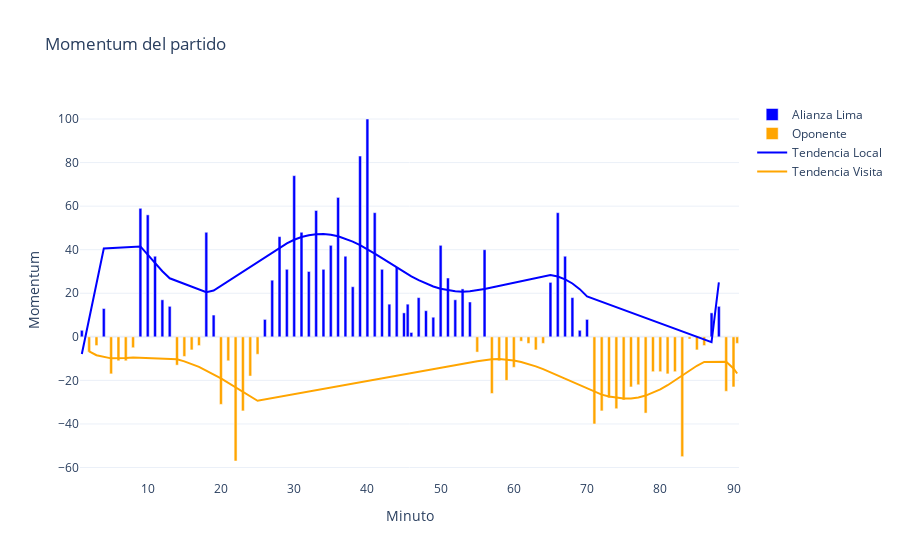
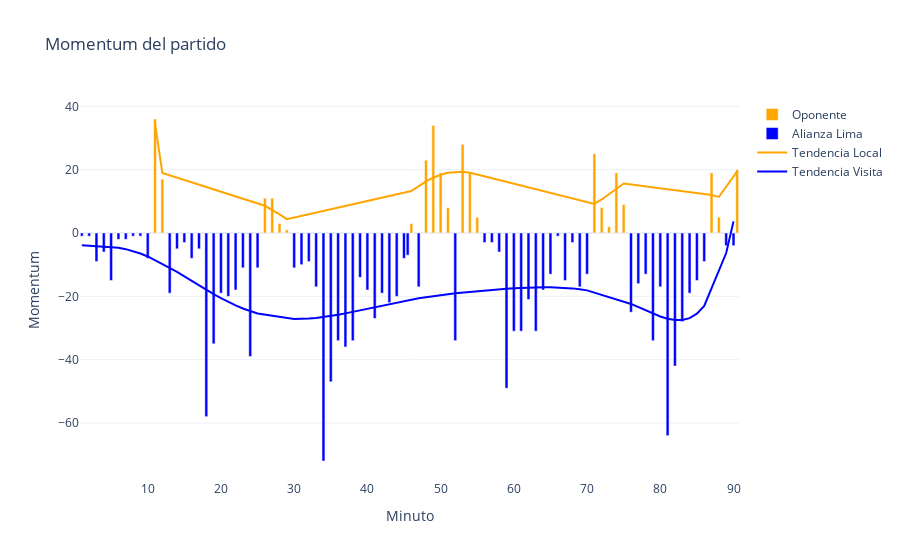
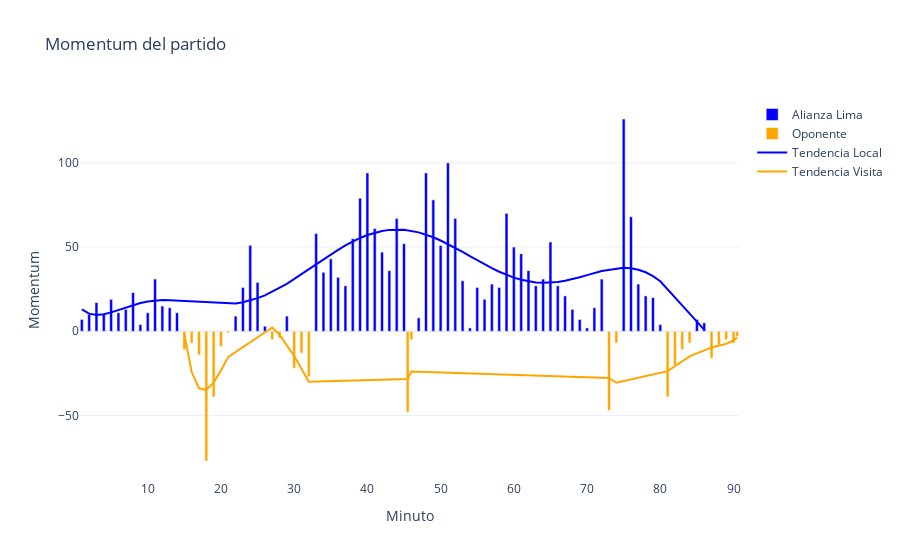
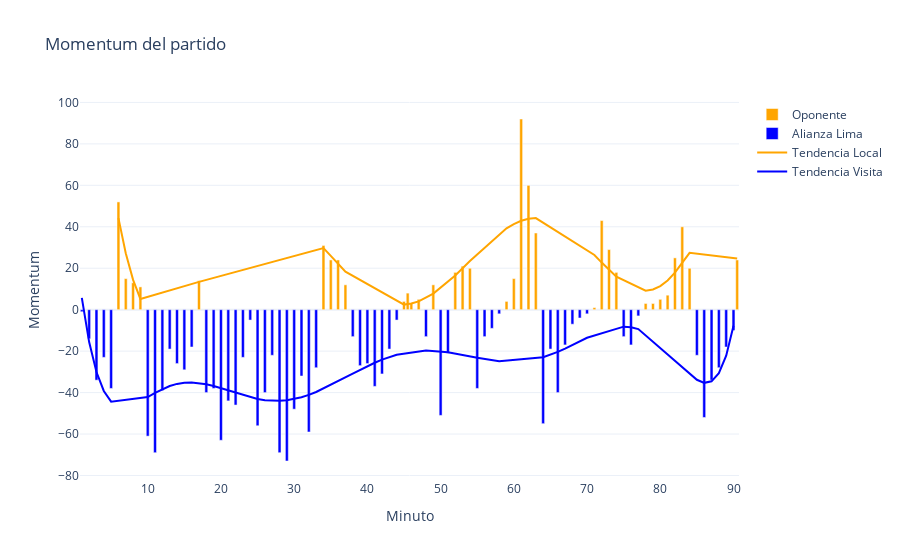

These figures' notebook cell, in order:
### Markdown cell above
### Exportar los datos de cada jornada de la Liga 1 para Alianza Lima
Se obtienen para cada jornada:
- Datos generales del equipo de Alianza Lima.
- Datos generales del equipo oponente.
- Datos individuales por jugador de Alianza Lima.
- Datos individuales por oponente.
- Posición Promedio de jugadores de Alianza Lima.
- Posición Promedio de oponentes.

### Code cell
# Uso de la función
directorio = r'C:\Users\Alvaro\Proyectos\Proyecto Gronestats\GroneStats\Archivos para el tablero final\\'
exportar_datos_jornada_a_csv(nombres_jornadas, URLs_jornadas, directorio)

### Figure 1 — Plotly figure (JSON) as saved in the notebook; plotly's stock layout.template omitted (floating-point values rounded to 4 significant figures)
{"data": [{"marker": {"color": "blue"}, "name": "Alianza Lima", "type": "bar", "x": [1, 4, 9, 10, 11, 12, 13, 18, 19, 26, 27, 28, 29, 30, 31, 32, 33, 34, 35, 36, 37, 38, 39, 40, 41, 42, 43, 44, 45, 45.5, 46, 47, 48, 49, 50, 51, 52, 53, 54, 56, 65, 66, 67, 68, 69, 70, 87, 88], "y": [3, 13, 59, 56, 37, 17, 14, 48, 10, 8, 26, 46, 31, 74, 48, 30, 58, 31, 42, 64, 37, 23, 83, 100, 57, 31, 15, 32, 11, 15, 2, 18, 12, 9, 42, 27, 17, 22, 16, 40, 25, 57, 37, 18, 3, 8, 11, 14]}, {"marker": {"color": "orange"}, "name": "Oponente", "type": "bar", "x": [2, 3, 5, 6, 7, 8, 14, 15, 16, 17, 20, 21, 22, 23, 24, 25, 55, 57, 58, 59, 60, 61, 62, 63, 64, 71, 72, 73, 74, 75, 76, 77, 78, 79, 80, 81, 82, 83, 84, 85, 86, 89, 90, 90.5], "y": [-7, -4, -17, -11, -11, -5, -13, -9, -6, -4, -31, -11, -57, -34, -18, -8, -7, -26, -11, -20, -14, -2, -3, -6, -3, -40, -34, -28, -33, -29, -23, -22, -35, -16, -16, -17, -16, -55, -1, -6, -4, -25, -23, -3]}, {"line": {"color": "blue", "width": 2}, "mode": "lines", "name": "Tendencia Local", "type": "scatter", "x": [1, 4, 9, 10, 11, 12, 13, 18, 19, 26, 27, 28, 29, 30, 31, 32, 33, 34, 35, 36, 37, 38, 39, 40, 41, 42, 43, 44, 45, 45.5, 46, 47, 48, 49, 50, 51, 52, 53, 54, 56, 65, 66, 67, 68, 69, 70, 87, 88], "y": [-7.908, 40.56, 41.5, 37.71, 33.81, 30.12, 26.87, 20.5, 21.25, 36.41, 38.81, 41.01, 42.94, 44.55, 45.81, 46.67, 47.13, 47.19, 46.86, 46.15, 45.09, 43.72, 42.09, 40.24, 38.23, 36.12, 33.97, 31.82, 29.75, 28.75, 27.8, 26.01, 24.45, 23.13, 22.08, 21.34, 20.89, 20.75, 20.9, 21.97, 28.35, 27.67, 26.4, 24.5, 21.88, 18.54, -2.436, 25.05]}, {"line": {"color": "orange", "width": 2}, "mode": "lines", "name": "Tendencia Visita", "type": "scatter", "x": [2, 3, 5, 6, 7, 8, 14, 15, 16, 17, 20, 21, 22, 23, 24, 25, 55, 57, 58, 59, 60, 61, 62, 63, 64, 71, 72, 73, 74, 75, 76, 77, 78, 79, 80, 81, 82, 83, 84, 85, 86, 89, 90, 90.5], "y": [-6.66, -8.456, -9.88, -9.921, -9.736, -9.457, -10.32, -11.25, -12.42, -13.82, -19.09, -21.1, -23.17, -25.26, -27.33, -29.34, -11.18, -10.27, -10.2, -10.39, -10.84, -11.52, -12.44, -13.55, -14.84, -25.38, -26.52, -27.43, -28.05, -28.34, -28.27, -27.81, -26.96, -25.73, -24.13, -22.21, -20.04, -17.74, -15.42, -13.27, -11.5, -11.47, -14.49, -16.84]}], "layout": {"barmode": "relative", "title": {"text": "Momentum del partido"}, "xaxis": {"title": {"text": "Minuto"}}, "yaxis": {"title": {"text": "Momentum"}}}}

### Figure 2 — Plotly figure (JSON) as saved in the notebook; plotly's stock layout.template omitted (floating-point values rounded to 4 significant figures)
{"data": [{"marker": {"color": "orange"}, "name": "Oponente", "type": "bar", "x": [11, 12, 26, 27, 28, 29, 46, 48, 49, 50, 51, 53, 54, 55, 71, 72, 73, 74, 75, 87, 88, 90.5], "y": [36, 17, 11, 11, 3, 1, 3, 23, 34, 19, 8, 28, 19, 5, 25, 8, 2, 19, 9, 19, 5, 20]}, {"marker": {"color": "blue"}, "name": "Alianza Lima", "type": "bar", "x": [1, 2, 3, 4, 5, 6, 7, 8, 9, 10, 13, 14, 15, 16, 17, 18, 19, 20, 21, 22, 23, 24, 25, 30, 31, 32, 33, 34, 35, 36, 37, 38, 39, 40, 41, 42, 43, 44, 45, 45.5, 47, 52, 56, 57, 58, 59, 60, 61, 62, 63, 64, 65, 66, 67, 68, 69, 70, 76, 77, 78, 79, 80, 81, 82, 83, 84, 85, 86, 89, 90], "y": [-1, -1, -9, -6, -15, -2, -2, -1, -1, -8, -19, -5, -3, -8, -5, -58, -35, -19, -20, -18, -11, -39, -11, -11, -10, -9, -17, -72, -47, -34, -36, -34, -14, -18, -27, -19, -22, -20, -8, -7, -17, -34, -3, -3, -6, -49, -31, -31, -21, -31, -18, -13, -1, -15, -3, -17, -13, -25, -16, -13, -34, -17, -64, -42, -28, -19, -15, -9, -4, -4]}, {"line": {"color": "orange", "width": 2}, "mode": "lines", "name": "Tendencia Local", "type": "scatter", "x": [11, 12, 26, 27, 28, 29, 46, 48, 49, 50, 51, 53, 54, 55, 71, 72, 73, 74, 75, 87, 88, 90.5], "y": [34.47, 18.93, 8.592, 7.32, 5.878, 4.37, 13.23, 16.27, 17.46, 18.38, 19.0, 19.32, 19.02, 18.44, 9.195, 10.59, 12.18, 13.89, 15.63, 11.98, 11.38, 19.48]}, {"line": {"color": "blue", "width": 2}, "mode": "lines", "name": "Tendencia Visita", "type": "scatter", "x": [1, 2, 3, 4, 5, 6, 7, 8, 9, 10, 13, 14, 15, 16, 17, 18, 19, 20, 21, 22, 23, 24, 25, 30, 31, 32, 33, 34, 35, 36, 37, 38, 39, 40, 41, 42, 43, 44, 45, 45.5, 47, 52, 56, 57, 58, 59, 60, 61, 62, 63, 64, 65, 66, 67, 68, 69, 70, 76, 77, 78, 79, 80, 81, 82, 83, 84, 85, 86, 89, 90], "y": [-3.836, -3.995, -4.081, -4.181, -4.358, -4.657, -5.104, -5.712, -6.483, -7.409, -10.95, -12.31, -13.72, -15.15, -16.57, -17.97, -19.31, -20.59, -21.77, -22.86, -23.83, -24.69, -25.41, -27.14, -27.13, -27.02, -26.83, -26.55, -26.21, -25.82, -25.38, -24.91, -24.41, -23.91, -23.4, -22.89, -22.4, -21.92, -21.46, -21.24, -20.62, -19.0, -18.11, -17.92, -17.75, -17.6, -17.46, -17.34, -17.24, -17.16, -17.13, -17.13, -17.19, -17.3, -17.49, -17.76, -18.11, -22.4, -23.41, -24.45, -25.45, -26.35, -27.07, -27.49, -27.49, -26.88, -25.48, -23.03, -6.328, 3.677]}], "layout": {"barmode": "relative", "title": {"text": "Momentum del partido"}, "xaxis": {"title": {"text": "Minuto"}}, "yaxis": {"title": {"text": "Momentum"}}}}

### Figure 3 — Plotly figure (JSON) as saved in the notebook; plotly's stock layout.template omitted (floating-point values rounded to 4 significant figures)
{"data": [{"marker": {"color": "blue"}, "name": "Alianza Lima", "type": "bar", "x": [1, 2, 3, 4, 5, 6, 7, 8, 9, 10, 11, 12, 13, 14, 22, 23, 24, 25, 26, 29, 33, 34, 35, 36, 37, 38, 39, 40, 41, 42, 43, 44, 45, 47, 48, 49, 50, 51, 52, 53, 54, 55, 56, 57, 58, 59, 60, 61, 62, 63, 64, 65, 66, 67, 68, 69, 70, 71, 72, 75, 76, 77, 78, 79, 80, 85, 86], "y": [7, 10, 17, 10, 19, 11, 13, 23, 4, 11, 31, 15, 14, 11, 9, 26, 51, 29, 3, 9, 58, 35, 43, 32, 27, 55, 79, 94, 61, 47, 36, 67, 52, 8, 94, 78, 51, 100, 67, 30, 2, 26, 19, 28, 26, 70, 50, 46, 36, 27, 31, 53, 27, 21, 13, 7, 2, 14, 31, 126, 68, 28, 21, 20, 4, 7, 5]}, {"marker": {"color": "orange"}, "name": "Oponente", "type": "bar", "x": [15, 16, 17, 18, 19, 20, 21, 27, 28, 30, 31, 32, 45.5, 46, 73, 74, 81, 82, 83, 84, 87, 88, 89, 90, 90.5], "y": [-11, -7, -14, -77, -39, -9, -1, -5, -4, -22, -13, -27, -48, -5, -47, -7, -39, -20, -11, -7, -16, -8, -5, -7, -3]}, {"line": {"color": "blue", "width": 2}, "mode": "lines", "name": "Tendencia Local", "type": "scatter", "x": [1, 2, 3, 4, 5, 6, 7, 8, 9, 10, 11, 12, 13, 14, 22, 23, 24, 25, 26, 29, 33, 34, 35, 36, 37, 38, 39, 40, 41, 42, 43, 44, 45, 47, 48, 49, 50, 51, 52, 53, 54, 55, 56, 57, 58, 59, 60, 61, 62, 63, 64, 65, 66, 67, 68, 69, 70, 71, 72, 75, 76, 77, 78, 79, 80, 85, 86], "y": [13.06, 10.48, 9.687, 10.09, 11.2, 12.65, 14.19, 15.61, 16.8, 17.69, 18.25, 18.5, 18.48, 18.23, 16.54, 17.25, 18.29, 19.65, 21.34, 28.12, 39.67, 42.66, 45.57, 48.35, 50.95, 53.31, 55.39, 57.14, 58.54, 59.56, 60.19, 60.41, 60.23, 58.7, 57.4, 55.78, 53.89, 51.77, 49.48, 47.07, 44.6, 42.13, 39.73, 37.45, 35.34, 33.47, 31.86, 30.57, 29.61, 29.0, 28.75, 28.84, 29.27, 29.98, 30.94, 32.07, 33.31, 34.56, 35.72, 37.65, 37.4, 36.55, 35.01, 32.73, 29.68, 5.774, 0.8834]}, {"line": {"color": "orange", "width": 2}, "mode": "lines", "name": "Tendencia Visita", "type": "scatter", "x": [15, 16, 17, 18, 19, 20, 21, 27, 28, 30, 31, 32, 45.5, 46, 73, 74, 81, 82, 83, 84, 87, 88, 89, 90, 90.5], "y": [-1.801, -24.2, -33.83, -34.82, -30.45, -23.27, -15.19, 2.241, -2.019, -14.65, -22.17, -29.92, -28.27, -23.85, -27.75, -30.54, -23.68, -20.6, -17.6, -14.9, -9.595, -8.57, -7.395, -5.393, -3.783]}], "layout": {"barmode": "relative", "title": {"text": "Momentum del partido"}, "xaxis": {"title": {"text": "Minuto"}}, "yaxis": {"title": {"text": "Momentum"}}}}

### Figure 4 — Plotly figure (JSON) as saved in the notebook; plotly's stock layout.template omitted (floating-point values rounded to 4 significant figures)
{"data": [{"marker": {"color": "orange"}, "name": "Oponente", "type": "bar", "x": [6, 7, 8, 9, 17, 34, 35, 36, 37, 45, 45.5, 46, 47, 49, 52, 53, 54, 59, 60, 61, 62, 63, 71, 72, 73, 74, 78, 79, 80, 81, 82, 83, 84, 90.5], "y": [52, 15, 13, 11, 14, 31, 24, 24, 12, 4, 8, 3, 5, 12, 18, 21, 20, 4, 15, 92, 60, 37, 1, 43, 29, 18, 3, 3, 5, 7, 25, 40, 20, 24]}, {"marker": {"color": "blue"}, "name": "Alianza Lima", "type": "bar", "x": [1, 2, 3, 4, 5, 10, 11, 12, 13, 14, 15, 16, 18, 19, 20, 21, 22, 23, 24, 25, 26, 27, 28, 29, 30, 31, 32, 33, 38, 39, 40, 41, 42, 43, 44, 48, 50, 51, 55, 56, 57, 58, 64, 65, 66, 67, 68, 69, 70, 75, 76, 77, 85, 86, 87, 88, 89, 90], "y": [-1, -14, -34, -23, -38, -61, -69, -39, -19, -26, -29, -18, -40, -38, -63, -44, -46, -23, -5, -56, -40, -22, -69, -73, -48, -32, -59, -28, -13, -27, -26, -37, -31, -19, -5, -13, -51, -21, -38, -13, -9, -2, -55, -19, -40, -17, -7, -4, -2, -13, -17, -3, -22, -52, -34, -28, -18, -10]}, {"line": {"color": "orange", "width": 2}, "mode": "lines", "name": "Tendencia Local", "type": "scatter", "x": [6, 7, 8, 9, 17, 34, 35, 36, 37, 45, 45.5, 46, 47, 49, 52, 53, 54, 59, 60, 61, 62, 63, 71, 72, 73, 74, 78, 79, 80, 81, 82, 83, 84, 90.5], "y": [44.2, 27.25, 14.38, 5.197, 13.41, 29.75, 25.94, 22.11, 18.39, 2.452, 2.625, 2.946, 4.025, 7.787, 16.55, 19.98, 23.52, 39.24, 41.33, 42.89, 43.86, 44.2, 26.38, 22.72, 19.19, 15.94, 9.161, 9.733, 11.39, 14.12, 17.84, 22.39, 27.45, 24.67]}, {"line": {"color": "blue", "width": 2}, "mode": "lines", "name": "Tendencia Visita", "type": "scatter", "x": [1, 2, 3, 4, 5, 10, 11, 12, 13, 14, 15, 16, 18, 19, 20, 21, 22, 23, 24, 25, 26, 27, 28, 29, 30, 31, 32, 33, 38, 39, 40, 41, 42, 43, 44, 48, 50, 51, 55, 56, 57, 58, 64, 65, 66, 67, 68, 69, 70, 75, 76, 77, 85, 86, 87, 88, 89, 90], "y": [5.69, -15.63, -30.06, -39.2, -44.36, -42.17, -40.13, -38.31, -36.84, -35.81, -35.23, -35.09, -35.97, -36.84, -37.9, -39.05, -40.22, -41.32, -42.3, -43.09, -43.65, -43.95, -43.96, -43.66, -43.08, -42.21, -41.08, -39.71, -30.86, -29.01, -27.24, -25.6, -24.11, -22.81, -21.73, -19.73, -20.06, -20.5, -23.14, -23.8, -24.38, -24.83, -22.97, -21.78, -20.37, -18.79, -17.07, -15.3, -13.54, -8.178, -8.456, -9.37, -33.82, -35.3, -34.56, -30.6, -22.17, -7.781]}], "layout": {"barmode": "relative", "title": {"text": "Momentum del partido"}, "xaxis": {"title": {"text": "Minuto"}}, "yaxis": {"title": {"text": "Momentum"}}}}
